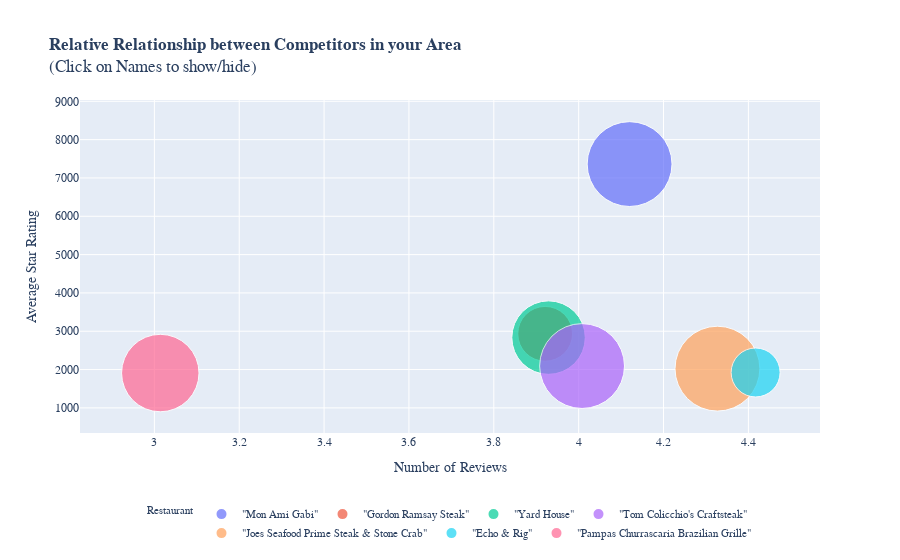

Write notebook code for a chart like this one.
### Code cell
# Metric 1: Positive & Negative Reviews Trends over Year
plot_stacked_vertical_bar_chart(count_reviews, 
                           x_col="dt_year", y_col1="pos_counts", y_col2="neg_counts",
                           x_label='Year', y_label=' Review Count',
                           title="Your Restaurant's Positive & Negative Reviews Trends over Year")

# Metric 2: Average Number of Star Ratings (Yelp) over Year
plot_bar_and_line_chart(data=num_ratings_with_avg, 
                        col_bar_y1='num_ratings', col_line_y2='star_avg', col_x='dt_year', 
                        y1_label="Total Star Ratings", y2_label="Star Value", x_label="Year",
                        title="Your Restaurant's Average Number of Star Ratings over Year",
                        bar_color="orange", line_color="red")

# Metric 3: Top 5 Most Frequent Phrases in Positive & Negative Reviews (Yelp)
display(bigram_neg[['word', 'count']].head(20))
display(bigram_pos[['word', 'count']].head(20))
bigram_pos[['word', 'count']].head(20).to_html
bigram_pos[['word', 'count']].head(20).to_html

# Metric 4: Top 10 Positive & 10 Negative Reviews based on Commmunity Feedback



## COMPETITION BENCHMARKING
# Metric: Yelp/Google Average Star Rating
plot_bubble_chart(bb_chart,
                 x_axis='Average_Star_Rating',
                 y_axis='Number_of_Reviews',
                 x_title='Number of Reviews', y_title='Average Star Rating',
                 bubble_size='Years_of_Operation',
                 color='Restaurant',
                 hover_name='Restaurant',
                 title=' <b> Relative Relationship between Competitors in your Area </b>  <br> (Click on Names to show/hide)',
                 size_max=60,
                font_size=12)

# Metric: Top 5 most Positive/Negative popular keywords for a set of restaurant

# Metric: Top 5 most Positive/Negative popular keywords for a set of restaurant

### Figure 1 — Plotly figure (JSON) as saved in the notebook; plotly's stock layout.template omitted (floating-point values rounded to 4 significant figures)
{"data": [{"customdata": [[12]], "hovertemplate": "<b>%{hovertext}</b><br><br>Restaurant=\"Mon Ami Gabi\"<br>Average_Star_Rating=%{x:.2f}<br>Number_of_Reviews=%{y}<br>Years_of_Operation=%{customdata[0]}<extra></extra>", "hovertext": ["\"Mon Ami Gabi\""], "legendgroup": "\"Mon Ami Gabi\"", "marker": {"color": "#636efa", "size": [12], "sizemode": "area", "sizeref": 0.003333, "symbol": "circle"}, "mode": "markers", "name": "\"Mon Ami Gabi\"", "orientation": "v", "showlegend": true, "type": "scatter", "x": [4.12], "xaxis": "x", "y": [7362], "yaxis": "y"}, {"customdata": [[5]], "hovertemplate": "<b>%{hovertext}</b><br><br>Restaurant=\"Gordon Ramsay Steak\"<br>Average_Star_Rating=%{x:.2f}<br>Number_of_Reviews=%{y}<br>Years_of_Operation=%{customdata[0]}<extra></extra>", "hovertext": ["\"Gordon Ramsay Steak\""], "legendgroup": "\"Gordon Ramsay Steak\"", "marker": {"color": "#EF553B", "size": [5], "sizemode": "area", "sizeref": 0.003333, "symbol": "circle"}, "mode": "markers", "name": "\"Gordon Ramsay Steak\"", "orientation": "v", "showlegend": true, "type": "scatter", "x": [3.921], "xaxis": "x", "y": [2933], "yaxis": "y"}, {"customdata": [[9]], "hovertemplate": "<b>%{hovertext}</b><br><br>Restaurant=\"Yard House\"<br>Average_Star_Rating=%{x:.2f}<br>Number_of_Reviews=%{y}<br>Years_of_Operation=%{customdata[0]}<extra></extra>", "hovertext": ["\"Yard House\""], "legendgroup": "\"Yard House\"", "marker": {"color": "#00cc96", "size": [9], "sizemode": "area", "sizeref": 0.003333, "symbol": "circle"}, "mode": "markers", "name": "\"Yard House\"", "orientation": "v", "showlegend": true, "type": "scatter", "x": [3.929], "xaxis": "x", "y": [2834], "yaxis": "y"}, {"customdata": [[12]], "hovertemplate": "<b>%{hovertext}</b><br><br>Restaurant=\"Tom Colicchio's Craftsteak\"<br>Average_Star_Rating=%{x:.2f}<br>Number_of_Reviews=%{y}<br>Years_of_Operation=%{customdata[0]}<extra></extra>", "hovertext": ["\"Tom Colicchio's Craftsteak\""], "legendgroup": "\"Tom Colicchio's Craftsteak\"", "marker": {"color": "#ab63fa", "size": [12], "sizemode": "area", "sizeref": 0.003333, "symbol": "circle"}, "mode": "markers", "name": "\"Tom Colicchio's Craftsteak\"", "orientation": "v", "showlegend": true, "type": "scatter", "x": [4.008], "xaxis": "x", "y": [2092], "yaxis": "y"}, {"customdata": [[12]], "hovertemplate": "<b>%{hovertext}</b><br><br>Restaurant=\"Joes Seafood Prime Steak & Stone Crab\"<br>Average_Star_Rating=%{x:.2f}<br>Number_of_Reviews=%{y}<br>Years_of_Operation=%{customdata[0]}<extra></extra>", "hovertext": ["\"Joes Seafood Prime Steak & Stone Crab\""], "legendgroup": "\"Joes Seafood Prime Steak & Stone Crab\"", "marker": {"color": "#FFA15A", "size": [12], "sizemode": "area", "sizeref": 0.003333, "symbol": "circle"}, "mode": "markers", "name": "\"Joes Seafood Prime Steak & Stone Crab\"", "orientation": "v", "showlegend": true, "type": "scatter", "x": [4.327], "xaxis": "x", "y": [2024], "yaxis": "y"}, {"customdata": [[4]], "hovertemplate": "<b>%{hovertext}</b><br><br>Restaurant=\"Echo & Rig\"<br>Average_Star_Rating=%{x:.2f}<br>Number_of_Reviews=%{y}<br>Years_of_Operation=%{customdata[0]}<extra></extra>", "hovertext": ["\"Echo & Rig\""], "legendgroup": "\"Echo & Rig\"", "marker": {"color": "#19d3f3", "size": [4], "sizemode": "area", "sizeref": 0.003333, "symbol": "circle"}, "mode": "markers", "name": "\"Echo & Rig\"", "orientation": "v", "showlegend": true, "type": "scatter", "x": [4.417], "xaxis": "x", "y": [1924], "yaxis": "y"}, {"customdata": [[10]], "hovertemplate": "<b>%{hovertext}</b><br><br>Restaurant=\"Pampas Churrascaria Brazilian Grille\"<br>Average_Star_Rating=%{x:.2f}<br>Number_of_Reviews=%{y}<br>Years_of_Operation=%{customdata[0]}<extra></extra>", "hovertext": ["\"Pampas Churrascaria Brazilian Grille\""], "legendgroup": "\"Pampas Churrascaria Brazilian Grille\"", "marker": {"color": "#FF6692", "size": [10], "sizemode": "area", "sizeref": 0.003333, "symbol": "circle"}, "mode": "markers", "name": "\"Pampas Churrascaria Brazilian Grille\"", "orientation": "v", "showlegend": true, "type": "scatter", "x": [3.014], "xaxis": "x", "y": [1909], "yaxis": "y"}], "layout": {"autosize": true, "font": {"family": "Helvetica Neue", "size": 12}, "legend": {"font": {"size": 11}, "itemsizing": "constant", "orientation": "h", "title": {"font": {"size": 11}, "text": "Restaurant"}, "tracegroupgap": 0, "x": 0.5, "xanchor": "center", "y": -0.2, "yanchor": "top"}, "title": {"text": " <b> Relative Relationship between Competitors in your Area </b>  <br> (Click on Names to show/hide)"}, "xaxis": {"anchor": "y", "autorange": true, "domain": [0, 1], "range": [2.87, 4.539], "title": {"text": "Number of Reviews"}, "type": "linear"}, "yaxis": {"anchor": "x", "autorange": true, "domain": [0, 1], "range": [-2463.0, 11850.0], "title": {"text": "Average Star Rating"}, "type": "linear"}}}
